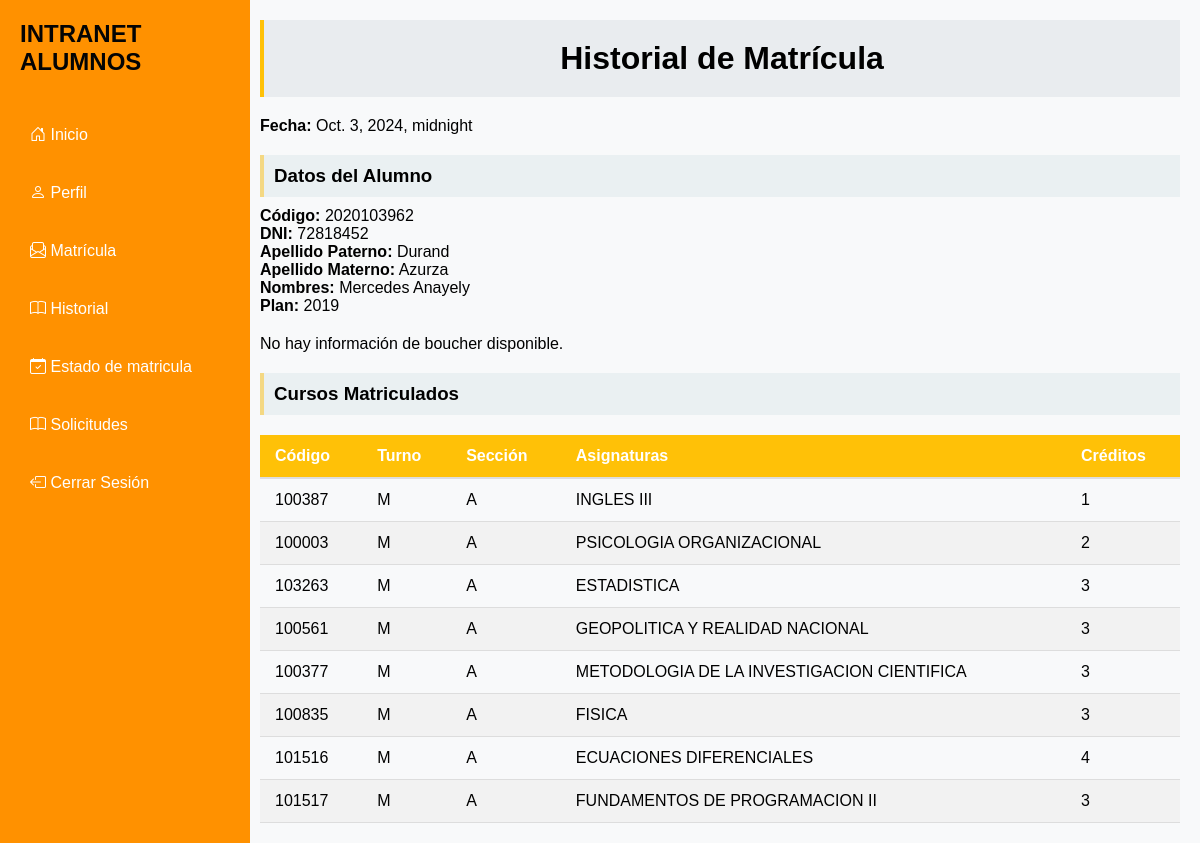
Before: /historial/ (signed in) with the older database file.
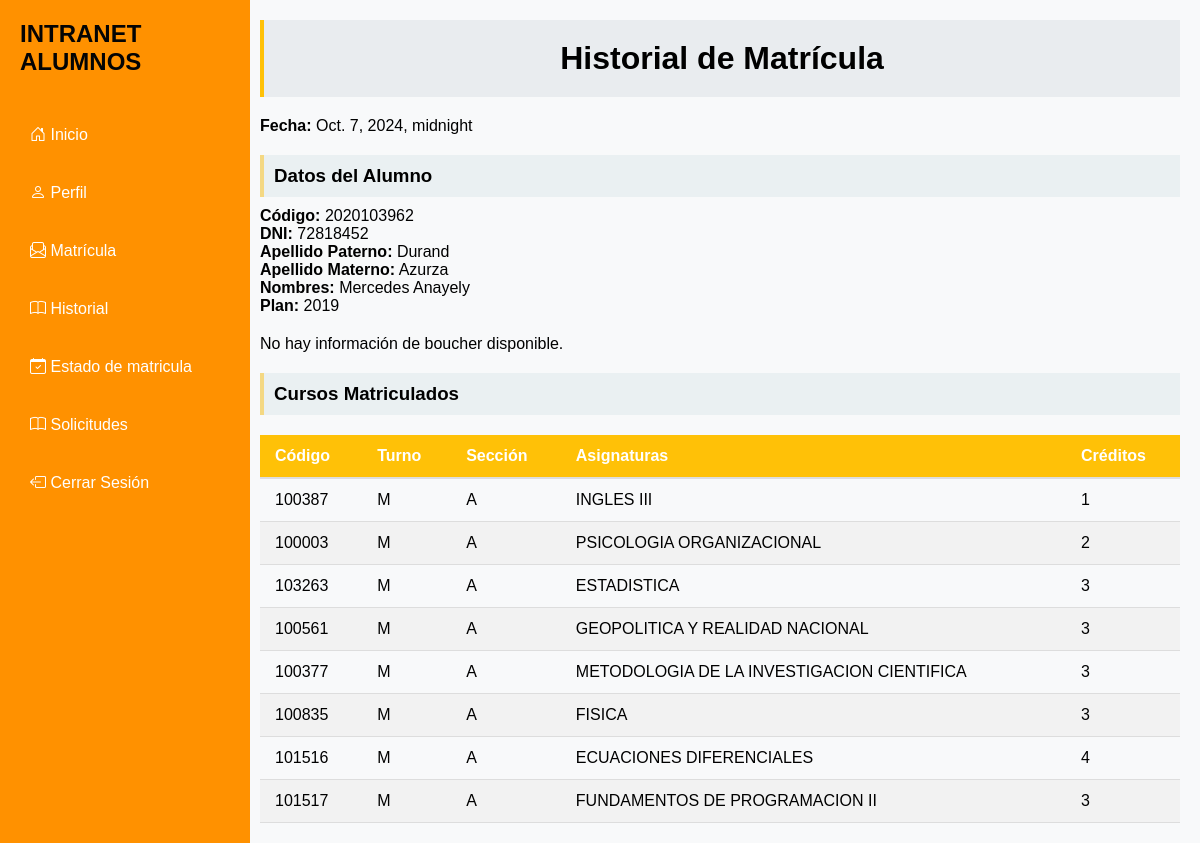
After: the same page with the newer database file.
### App/models.py (models this page shows, shortened)
class Matricula(models.Model):
    id_matricula = models.AutoField(primary_key=True)
    alumno = models.ForeignKey(Alumno, on_delete=models.CASCADE)
    cursos = models.ManyToManyField(Curso)
    boucher = models.ManyToManyField(Boucher)
    plan = models.ForeignKey(Plan, on_delete=models.CASCADE)
    fecha_matricula = models.DateTimeField(default=timezone.now)
    estado = models.CharField(max_length=20, default='pendiente')
    mensaje_rechazo = models.TextField(blank=True, null=True)
    mensaje_aprobacion = models.TextField(blank=True, null=True)

### App/views.py (the view)
# urls.py: path('historial/', views.historial, name='historial'),
@login_required
@login_required
def historial(request):
    usuario = request.user
    if usuario.rol == 'consejero':
        return redirect('home')
    try:
        alumno = get_object_or_404(Alumno, codigo=usuario.alumno.codigo)
        matricula = Matricula.objects.filter(alumno=alumno).latest('fecha_matricula')
    except Matricula.DoesNotExist:
        matricula = None
    context = {
        'alumno': alumno,
        'matricula': matricula,
        'cursos': matricula.cursos.all() if matricula else [],
        'bouchers': matricula.boucher.all() if matricula else []
    }
    return render(request, 'historial.html', context)

### App/models.py (called while the page is built)
    def __str__(self):
        return self.nombre_plan

### App/templates/historial.html
{% extends 'base.html' %}
{% block content %}
  <div class="Historial_Matricula">
    <h1>Historial de Matrícula</h1>
    {% if matricula %}
      <div>
        <p><strong>Fecha:</strong>  {{ matricula.fecha_matricula }}</p>
      </div>
      <div>
        <h3>Datos del Alumno</h3>
        <p><strong>Código:</strong> {{ alumno.codigo }}</p>
        <p><strong>DNI:</strong> {{ alumno.dni }}</p>
        <p><strong>Apellido Paterno:</strong> {{ alumno.apellido_paterno }}</p>
        <p><strong>Apellido Materno:</strong> {{ alumno.apellido_materno }}</p>
        <p><strong>Nombres:</strong> {{ alumno.nombres }}</p>
        <p><strong>Plan:</strong> {{ alumno.plan }}</p>
      </div>
      {% if bouchers %}
      <div>
        <h3>Información de Bouchers</h3>
        <ul>
          {% for boucher in bouchers %}
            <li>
              <p><strong>Número de Boucher:</strong> {{ boucher.numero_boucher }}</p>
              <p><strong>Monto:</strong> {{ boucher.monto }}</p>
            </li>
          {% endfor %}
        </ul>
      </div>
      {% else %}
        <p>No hay información de boucher disponible.</p>
      {% endif %}
      <div>
        <h3>Cursos Matriculados</h3>
        {% if cursos %}
        <table class="tabla-canasta">
          <thead>
            <tr>
              <th>Código</th>
              <th>Turno</th>
              <th>Sección</th>
              <th>Asignaturas</th>
              <th>Créditos</th>
            </tr>
          </thead>
          <tbody>
            {% for curso in cursos %}
            <tr>
              <td>{{ curso.codigo }}</td>
              <td>{{ curso.turno }}</td>
              <td>{{ curso.seccion }}</td>
              <td>{{ curso.nombre_curso }}</td>
              <td>{{ curso.creditos }}</td>
            </tr>
            {% endfor %}
          </tbody>
        </table>
        {% else %}
        <p>No hay cursos matriculados.</p>
        {% endif %}
      </div>
    {% else %}
      <p>No hay matricula disponible.</p>
    {% endif %}
  </div>
{% endblock %}

Changed rows visible on the page:
no longer on this page (row unchanged): Matricula: fecha_matricula "Oct. 3, 2024, midnight"
added Matricula: fecha_matricula "Oct. 7, 2024, midnight"
